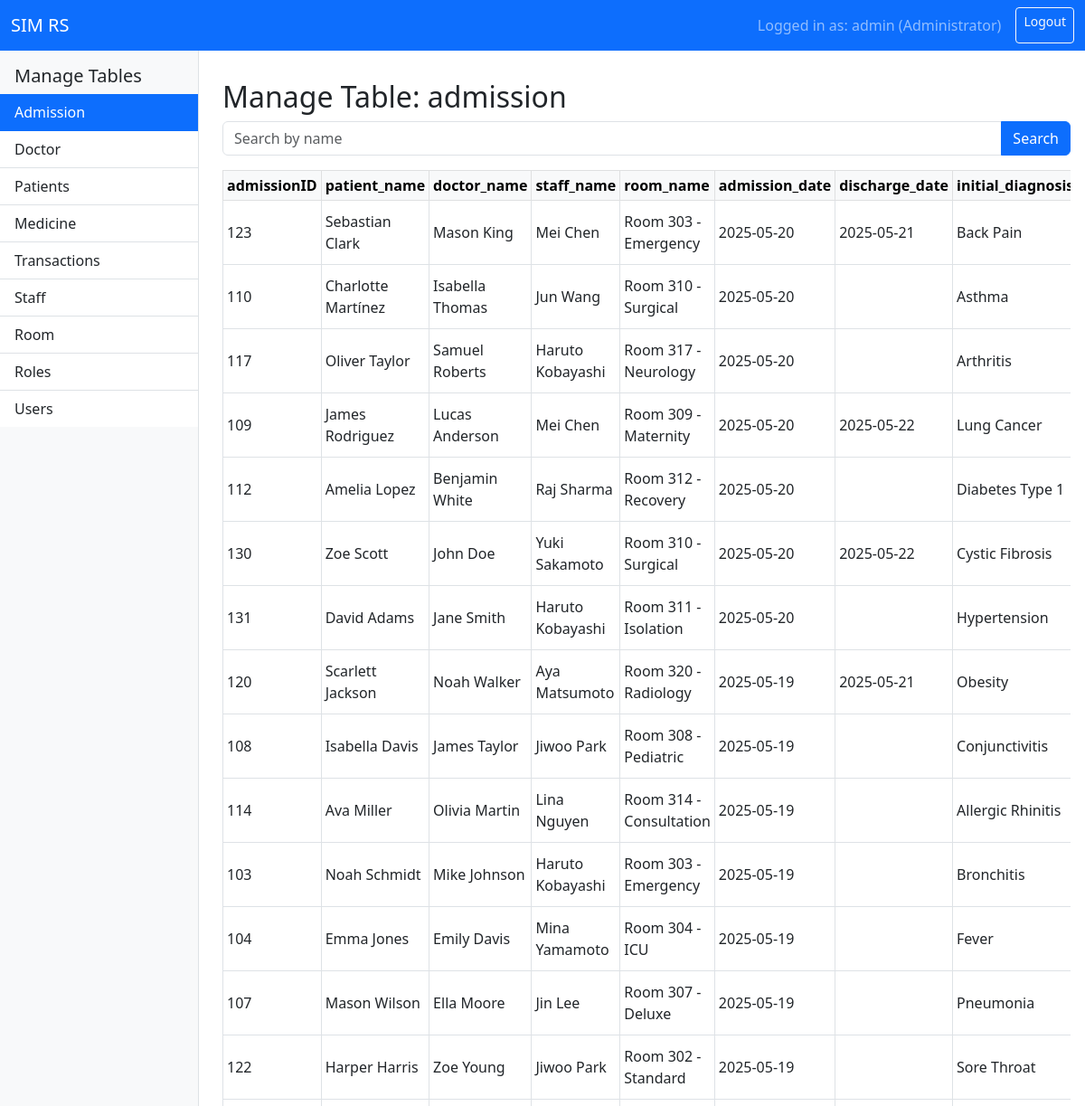
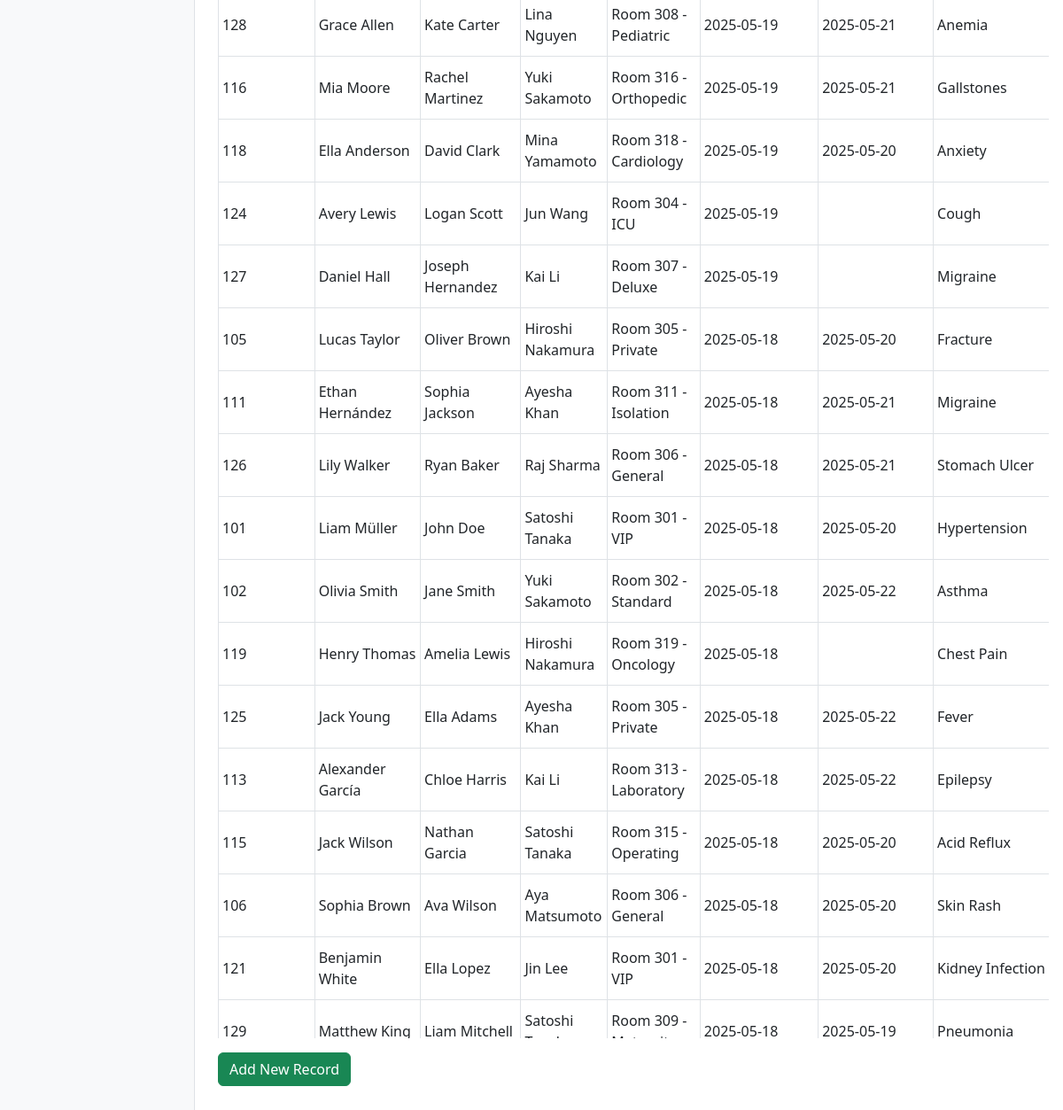
Screenshot of /admin.php (signed in) with the database file from the repository (2 pictures, top to bottom).
### tables this page shows
CREATE TABLE `admission` (
  `admissionID` int(10) NOT NULL,
  `patientsID` int(10) NOT NULL,
  `doctorID` int(10) NOT NULL,
  `staffID` int(10) NOT NULL,
  `roomID` int(10) NOT NULL,
  `admission_date` date NOT NULL,
  `discharge_date` date DEFAULT NULL,
  `initial_diagnosis` varchar(40) DEFAULT NULL
);

CREATE TABLE `room` (
  `roomID` int(11) NOT NULL,
  `room_type` varchar(20) NOT NULL,
  `room_name` varchar(50) NOT NULL
);

### admin.php (the view, shortened to what this page needs)
<?php
require 'config.php';
$tables = ['admission', 'doctor', 'patients', 'medicine', 'transactions', 'staff', 'room', 'roles', 'users'];
$table = $_GET['table'] ?? 'admission';
$search = $_GET['search'] ?? '';
$searchParam = '%' . $search . '%';
try {
    if ($table === 'admission') {
        if ($search) {
            $sql = "SELECT a.admissionID, CONCAT(p.first_name, ' ', p.last_name) AS patient_name,
                    CONCAT(d.first_name, ' ', d.last_name) AS doctor_name,
                    CONCAT(s.staff_first_name, ' ', s.staff_last_name) AS staff_name,
                    r.room_name, a.admission_date, a.discharge_date, a.initial_diagnosis
                    FROM admission a
                    JOIN patients p ON a.patientsID = p.patientsID
                    JOIN doctor d ON a.doctorID = d.doctorID
                    JOIN staff s ON a.staffID = s.staffID
                    JOIN room r ON a.roomID = r.roomID
                    ORDER BY a.admission_date DESC
                    WHERE CONCAT(p.first_name, ' ', p.last_name) LIKE ? OR CONCAT(d.first_name, ' ', d.last_name) LIKE ? OR CONCAT(s.staff_first_name, ' ', s.staff_last_name) LIKE ?
                    LIMIT 100";
            $stmt = $pdo->prepare($sql);
            $stmt->execute([$searchParam, $searchParam, $searchParam]);
        } else {
            $sql = "SELECT a.admissionID, CONCAT(p.first_name, ' ', p.last_name) AS patient_name,
                    CONCAT(d.first_name, ' ', d.last_name) AS doctor_name,
                    CONCAT(s.staff_first_name, ' ', s.staff_last_name) AS staff_name,
                    r.room_name, a.admission_date, a.discharge_date, a.initial_diagnosis
                    FROM admission a
                    JOIN patients p ON a.patientsID = p.patientsID
                    JOIN doctor d ON a.doctorID = d.doctorID
                    JOIN staff s ON a.staffID = s.staffID
                    JOIN room r ON a.roomID = r.roomID
                    ORDER BY a.admission_date DESC
                    LIMIT 100";
            $stmt = $pdo->query($sql);
        }
    } else {
        $stmt = $pdo->query("SELECT * FROM $table LIMIT 100");
    }
    $rows = $stmt->fetchAll(PDO::FETCH_ASSOC);
} catch (Exception $e) {
    $rows = [];
    $error = "Error fetching data: " . $e->getMessage();
}
$columns = [];
if (!empty($rows)) {
    $columns = array_keys($rows[0]);
} else {
    $stmt = $pdo->prepare("SELECT COLUMN_NAME FROM INFORMATION_SCHEMA.COLUMNS WHERE TABLE_SCHEMA = ? AND TABLE_NAME = ?");
    $stmt->execute([$pdo->query('select database()')->fetchColumn(), $table]);
    $columns = $stmt->fetchAll(PDO::FETCH_COLUMN);
}
?>
<!DOCTYPE html>
<html lang="en">
<head>
    <link href="https://cdn.jsdelivr.net/npm/bootstrap@5.3.0/dist/css/bootstrap.min.css" rel="stylesheet" />
</head>
<body>
<nav class="navbar navbar-expand-md navbar-dark bg-primary fixed-top">
    <div class="container-fluid">
        <a class="navbar-brand" href="dashboard.php">SIM RS</a>
        <div class="d-flex">
            <span class="navbar-text me-3">
                Logged in as: <?php echo htmlspecialchars($_SESSION['username']); ?> (Administrator)
            </span>
            <a href="logout.php" class="btn btn-outline-light btn-sm">Logout</a>
        </div>
    </div>
</nav>
<div class="sidebar">
    <h5 class="px-3">Manage Tables</h5>
    <div class="list-group list-group-flush">
        <?php foreach ($tables as $t): ?>
            <a href="?table=<?php echo $t; ?>" class="list-group-item list-group-item-action <?php echo $t === $table ? 'active' : ''; ?>">
                <?php echo ucfirst($t); ?>
            </a>
        <?php endforeach; ?>
    </div>
</div>
<div class="content">
    <h2>Manage Table: <?php echo htmlspecialchars($table); ?></h2>
    <form method="GET" class="mb-3">
        <div class="input-group">
            <input type="text" name="search" class="form-control" placeholder="Search by name" value="<?php echo htmlspecialchars($search); ?>" />
            <button class="btn btn-primary" type="submit">Search</button>
        </div>
    </form>
    <div class="table-responsive">
        <table class="table table-bordered table-hover table-sm align-middle">
            <thead class="table-light">
                <tr>
                    <?php foreach ($columns as $col): ?>
                        <th><?php echo htmlspecialchars($col); ?></th>
                    <?php endforeach; ?>
                </tr>
            </thead>
            <tbody>
                <?php foreach ($rows as $row): ?>
                    <tr>
                        <?php foreach ($columns as $col): ?>
                            <td><?php echo htmlspecialchars($row[$col]); ?></td>
                        <?php endforeach; ?>
                    </tr>
                <?php endforeach; ?>
            </tbody>
        </table>
    </div>
    <a href="create.php?table=<?php echo urlencode($table); ?>" class="btn btn-success mt-3">Add New Record</a>
</div>
</body>
</html>

### admin.php (style rules this page uses)
body { padding-top: 4.5rem; }
.sidebar { height: 100vh; position: fixed; top: 56px; left: 0; width: 220px; background-color: #f8f9fa; padding-top: 1rem; border-right: 1px solid #dee2e6; }
.content { margin-left: 230px; padding: 1rem; overflow-x: auto; }
.table-responsive { max-height: 70vh; overflow-x: auto; overflow-y: auto; }

### rows the page displays
admission: admissionID "123", col "Sebastian Clark", col "Mason King", col "Mei Chen", roomID.room_name "Room 303 - Emergency", admission_date "2025-05-20", discharge_date "2025-05-21", initial_diagnosis "Back Pain"
admission: admissionID "110", col "Charlotte Martínez", col "Isabella Thomas", col "Jun Wang", roomID.room_name "Room 310 - Surgical", admission_date "2025-05-20", initial_diagnosis "Asthma"
admission: admissionID "117", col "Oliver Taylor", col "Samuel Roberts", col "Haruto Kobayashi", roomID.room_name "Room 317 - Neurology", admission_date "2025-05-20", initial_diagnosis "Arthritis"
admission: admissionID "109", col "James Rodriguez", col "Lucas Anderson", col "Mei Chen", roomID.room_name "Room 309 - Maternity", admission_date "2025-05-20", discharge_date "2025-05-22", initial_diagnosis "Lung Cancer"
admission: admissionID "112", col "Amelia Lopez", col "Benjamin White", col "Raj Sharma", roomID.room_name "Room 312 - Recovery", admission_date "2025-05-20", initial_diagnosis "Diabetes Type 1"
admission: admissionID "130", col "Zoe Scott", col "John Doe", col "Yuki Sakamoto", roomID.room_name "Room 310 - Surgical", admission_date "2025-05-20", discharge_date "2025-05-22", initial_diagnosis "Cystic Fibrosis"
admission: admissionID "131", col "David Adams", col "Jane Smith", col "Haruto Kobayashi", roomID.room_name "Room 311 - Isolation", admission_date "2025-05-20", initial_diagnosis "Hypertension"
admission: admissionID "120", col "Scarlett Jackson", col "Noah Walker", col "Aya Matsumoto", roomID.room_name "Room 320 - Radiology", admission_date "2025-05-19", discharge_date "2025-05-21", initial_diagnosis "Obesity"
admission: admissionID "108", col "Isabella Davis", col "James Taylor", col "Jiwoo Park", roomID.room_name "Room 308 - Pediatric", admission_date "2025-05-19", initial_diagnosis "Conjunctivitis"
admission: admissionID "114", col "Ava Miller", col "Olivia Martin", col "Lina Nguyen", roomID.room_name "Room 314 - Consultation", admission_date "2025-05-19", initial_diagnosis "Allergic Rhinitis"
admission: admissionID "103", col "Noah Schmidt", col "Mike Johnson", col "Haruto Kobayashi", roomID.room_name "Room 303 - Emergency", admission_date "2025-05-19", initial_diagnosis "Bronchitis"
admission: admissionID "104", col "Emma Jones", col "Emily Davis", col "Mina Yamamoto", roomID.room_name "Room 304 - ICU", admission_date "2025-05-19", initial_diagnosis "Fever"
admission: admissionID "107", col "Mason Wilson", col "Ella Moore", col "Jin Lee", roomID.room_name "Room 307 - Deluxe", admission_date "2025-05-19", initial_diagnosis "Pneumonia"
admission: admissionID "122", col "Harper Harris", col "Zoe Young", col "Jiwoo Park", roomID.room_name "Room 302 - Standard", admission_date "2025-05-19", initial_diagnosis "Sore Throat"
admission: admissionID "128", col "Grace Allen", col "Kate Carter", col "Lina Nguyen", roomID.room_name "Room 308 - Pediatric", admission_date "2025-05-19", discharge_date "2025-05-21", initial_diagnosis "Anemia"
admission: admissionID "116", col "Mia Moore", col "Rachel Martinez", col "Yuki Sakamoto", roomID.room_name "Room 316 - Orthopedic", admission_date "2025-05-19", discharge_date "2025-05-21", initial_diagnosis "Gallstones"
admission: admissionID "118", col "Ella Anderson", col "David Clark", col "Mina Yamamoto", roomID.room_name "Room 318 - Cardiology", admission_date "2025-05-19", discharge_date "2025-05-20", initial_diagnosis "Anxiety"
admission: admissionID "124", col "Avery Lewis", col "Logan Scott", col "Jun Wang", roomID.room_name "Room 304 - ICU", admission_date "2025-05-19", initial_diagnosis "Cough"
admission: admissionID "127", col "Daniel Hall", col "Joseph Hernandez", col "Kai Li", roomID.room_name "Room 307 - Deluxe", admission_date "2025-05-19", initial_diagnosis "Migraine"
admission: admissionID "105", col "Lucas Taylor", col "Oliver Brown", col "Hiroshi Nakamura", roomID.room_name "Room 305 - Private", admission_date "2025-05-18", discharge_date "2025-05-20", initial_diagnosis "Fracture"
admission: admissionID "111", col "Ethan Hernández", col "Sophia Jackson", col "Ayesha Khan", roomID.room_name "Room 311 - Isolation", admission_date "2025-05-18", discharge_date "2025-05-21", initial_diagnosis "Migraine"
admission: admissionID "126", col "Lily Walker", col "Ryan Baker", col "Raj Sharma", roomID.room_name "Room 306 - General", admission_date "2025-05-18", discharge_date "2025-05-21", initial_diagnosis "Stomach Ulcer"
admission: admissionID "101", col "Liam Müller", col "John Doe", col "Satoshi Tanaka", roomID.room_name "Room 301 - VIP", admission_date "2025-05-18", discharge_date "2025-05-20", initial_diagnosis "Hypertension"
admission: admissionID "102", col "Olivia Smith", col "Jane Smith", col "Yuki Sakamoto", roomID.room_name "Room 302 - Standard", admission_date "2025-05-18", discharge_date "2025-05-22", initial_diagnosis "Asthma"
admission: admissionID "119", col "Henry Thomas", col "Amelia Lewis", col "Hiroshi Nakamura", roomID.room_name "Room 319 - Oncology", admission_date "2025-05-18", initial_diagnosis "Chest Pain"
admission: admissionID "125", col "Jack Young", col "Ella Adams", col "Ayesha Khan", roomID.room_name "Room 305 - Private", admission_date "2025-05-18", discharge_date "2025-05-22", initial_diagnosis "Fever"
admission: admissionID "113", col "Alexander García", col "Chloe Harris", col "Kai Li", roomID.room_name "Room 313 - Laboratory", admission_date "2025-05-18", discharge_date "2025-05-22", initial_diagnosis "Epilepsy"
admission: admissionID "115", col "Jack Wilson", col "Nathan Garcia", col "Satoshi Tanaka", roomID.room_name "Room 315 - Operating", admission_date "2025-05-18", discharge_date "2025-05-20", initial_diagnosis "Acid Reflux"
admission: admissionID "106", col "Sophia Brown", col "Ava Wilson", col "Aya Matsumoto", roomID.room_name "Room 306 - General", admission_date "2025-05-18", discharge_date "2025-05-20", initial_diagnosis "Skin Rash"
admission: admissionID "121", col "Benjamin White", col "Ella Lopez", col "Jin Lee", roomID.room_name "Room 301 - VIP", admission_date "2025-05-18", discharge_date "2025-05-20", initial_diagnosis "Kidney Infection"
admission: admissionID "129", col "Matthew King", col "Liam Mitchell", col "Satoshi…", roomID.room_name "Room 309 -…", admission_date "2025-05-18", discharge_date "2025-05-19", initial_diagnosis "Pneumonia"

### other values shown
$_SESSION['username'] "admin"
$t "Admission"
$t "Doctor"
$t "Patients"
$t "Medicine"
$t "Transactions"
$t "Staff"
$t "Room"
$t "Roles"
$t "Users"
$table "admission"
$col "admissionID"
$col "patient_name"
$col "doctor_name"
$col "staff_name"
